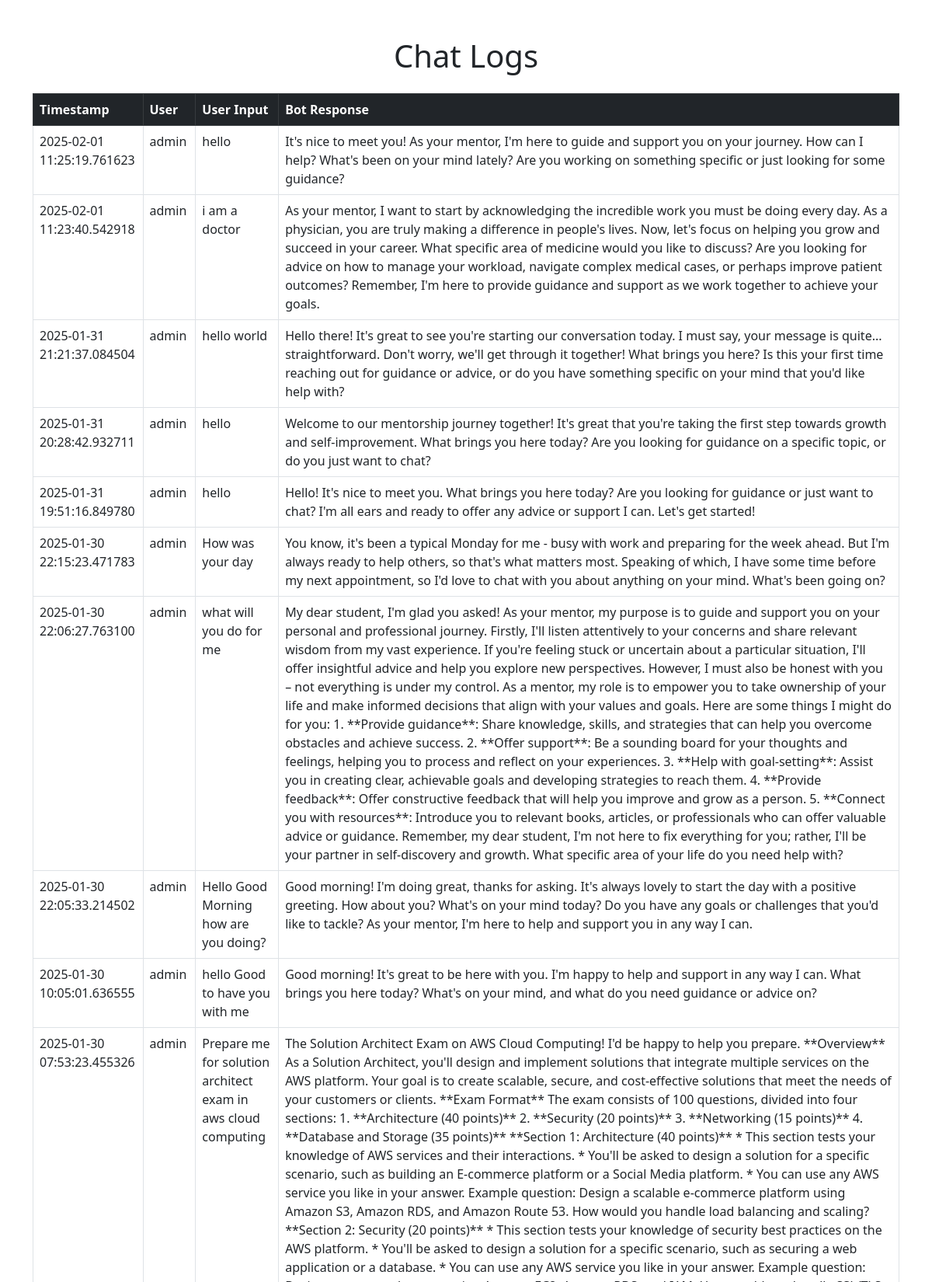
The app's page /logs (signed in, upper part) with its own data.
### app.py (models this page shows)
class ChatLog(db.Model):
    id = db.Column(db.Integer, primary_key=True)
    user_name = db.Column(db.String(100), nullable=False)
    user_input = db.Column(db.Text, nullable=False)
    bot_response = db.Column(db.Text, nullable=False)
    timestamp = db.Column(db.DateTime, default=datetime.utcnow)

### app.py (the view)
@app.route("/logs")
def view_logs():
    if 'username' not in session:
        return redirect(url_for('login'))
    logs = ChatLog.query.order_by(ChatLog.timestamp.desc()).all()
    return render_template("logs.html", logs=logs)

### templates/logs.html (shortened to what this page needs)
<!DOCTYPE html>
<html>
<head>
    <link href="https://cdn.jsdelivr.net/npm/bootstrap@5.3.0-alpha3/dist/css/bootstrap.min.css" rel="stylesheet">
</head>
<body>
    <div class="container mt-5">
        <h1 class="text-center">Chat Logs</h1>
        <div class="table-responsive mt-4">
            <table class="table table-bordered table-hover">
                <thead class="table-dark">
                    <tr>
                        <th>Timestamp</th>
                        <th>User</th>
                        <th>User Input</th>
                        <th>Bot Response</th>
                    </tr>
                </thead>
                <tbody>
                    {% for log in logs %}
                    <tr>
                        <td>{{ log.timestamp }}</td>
                        <td>{{ log.user_name }}</td>
                        <td>{{ log.user_input }}</td>
                        <td>{{ log.bot_response }}</td>
                    </tr>
                    {% endfor %}
                </tbody>
            </table>
        </div>
    </div>
</body>
</html>

### records on screen
ChatLog: timestamp "2025-02-01 11:25:19.761623", user_name "admin", user_input "hello", bot_response "It's nice to meet you! As your mentor, I'm here to guide and support you on your journey. How can I help? What's been on your mind lately? Are you working on something specific or just looking for some guidance?"
ChatLog: timestamp "2025-02-01 11:23:40.542918", user_name "admin", user_input "i am a doctor", bot_response "As your mentor, I want to start by acknowledging the incredible work you must be doing every day. As a physician, you are truly making a difference in people's lives. Now, let's focus on helping you grow and succeed in your career. What specific area of medicine would you like to discuss? Are you looking for advice on how to manage your workload, navigate complex medical cases, or perhaps improve patient outcomes? Remember, I'm here to provide guidance and support as we work together to achieve your goals."
ChatLog: timestamp "2025-01-31 21:21:37.084504", user_name "admin", user_input "hello world", bot_response "Hello there! It's great to see you're starting our conversation today. I must say, your message is quite... straightforward. Don't worry, we'll get through it together! What brings you here? Is this your first time reaching out for guidance or advice, or do you have something specific on your mind that you'd like help with?"
ChatLog: timestamp "2025-01-31 20:28:42.932711", user_name "admin", user_input "hello", bot_response "Welcome to our mentorship journey together! It's great that you're taking the first step towards growth and self-improvement. What brings you here today? Are you looking for guidance on a specific topic, or do you just want to chat?"
ChatLog: timestamp "2025-01-31 19:51:16.849780", user_name "admin", user_input "hello", bot_response "Hello! It's nice to meet you. What brings you here today? Are you looking for guidance or just want to chat? I'm all ears and ready to offer any advice or support I can. Let's get started!"
ChatLog: timestamp "2025-01-30 22:15:23.471783", user_name "admin", user_input "How was your day", bot_response "You know, it's been a typical Monday for me - busy with work and preparing for the week ahead. But I'm always ready to help others, so that's what matters most. Speaking of which, I have some time before my next appointment, so I'd love to chat with you about anything on your mind. What's been going on?"
ChatLog: timestamp "2025-01-30 22:06:27.763100", user_name "admin", user_input "what will you do for me", bot_response "My dear student, I'm glad you asked! As your mentor, my purpose is to guide and support you on your personal and professional journey. Firstly, I'll listen attentively to your concerns and share relevant wisdom from my vast experience. If you're feeling stuck or uncertain about a particular situation, I'll offer insightful advice and help you explore new perspectives. However, I must also be honest with you – not everything is under my control. As a mentor, my role is to empower you to take ownership of your life and make informed decisions that align with your values and goals. Here are some things I might do for you: 1. **Provide guidance**: Share knowledge, skills, and strategies that…"
ChatLog: timestamp "2025-01-30 22:05:33.214502", user_name "admin", user_input "Hello Good Morning how are you doing?", bot_response "Good morning! I'm doing great, thanks for asking. It's always lovely to start the day with a positive greeting. How about you? What's on your mind today? Do you have any goals or challenges that you'd like to tackle? As your mentor, I'm here to help and support you in any way I can."
ChatLog: timestamp "2025-01-30 10:05:01.636555", user_name "admin", user_input "hello Good to have you with me", bot_response "Good morning! It's great to be here with you. I'm happy to help and support in any way I can. What brings you here today? What's on your mind, and what do you need guidance or advice on?"
ChatLog: timestamp "2025-01-30 07:53:23.455326", user_name "admin", user_input "Prepare me for solution architect exam in aws cloud computing"
